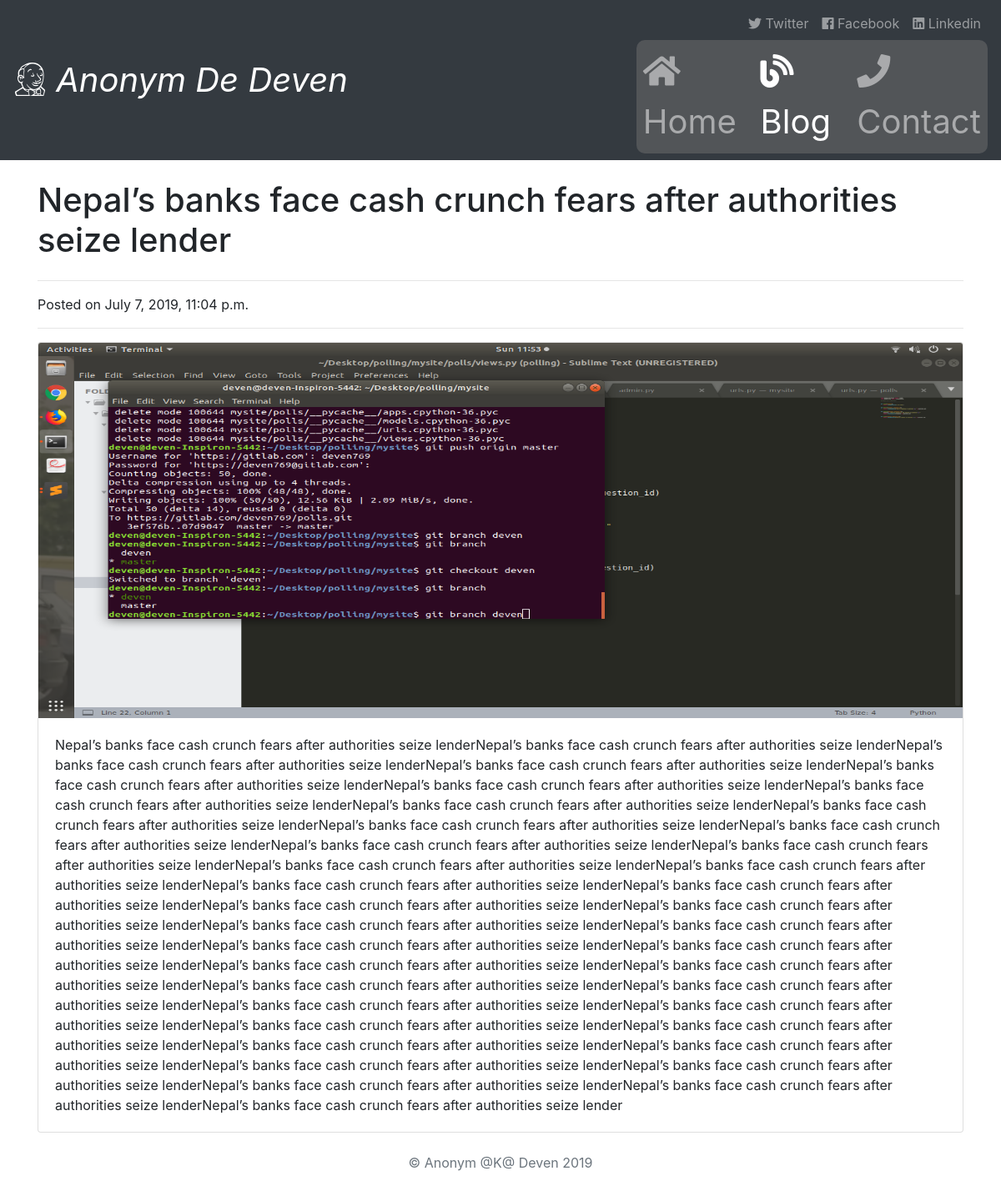
The app's page /blog/2/ with its own data.
### blog/models.py (models this page shows, shortened)
class Post(models.Model):
    title = models.CharField(max_length=250)
    pub_date = models.DateTimeField(default=timezone.now)
    image = models. ImageField(upload_to='images/')
    body = models.TextField()

### blog/views.py (the view)
# urls.py: path('<int:post_id>/', views.detail, name='detail'),
def detail(request, post_id):
    post = get_object_or_404(Post, pk=post_id)
    return render(request, 'blog/detail.html', {'post': post})

### blog/templates/blog/detail.html (shortened to what this page needs)
{% extends 'base.html' %}
{% block blogactive %}active{% endblock blogactive %}
{% block content %}
<div class="container">
    <div class="row">
        <div class="col-md-12">
            <h1 class="my-4">{{ post.title }}</h1>
            <hr>
            <p> Posted on {{ post.pub_date }}</p>
            <hr>
            <div class="card mb-4">
                <img class="card-img-top" src="{{ post.image.url }}" alt="Card image cap" width="750px" height="450px">
                <div class="card-body">
                    <p class="card-text">{{ post.body }}</p>
                </div>
            </div>
        </div>
    </div>
</div>
{% endblock content %}

### records on screen
Post: title "Nepal’s banks face cash crunch fears after authorities seize lender", pub_date "July 7, 2019, 11:04 p.m.", image (picture), body "Nepal’s banks face cash crunch fears after authorities seize lenderNepal’s banks face cash crunch fears after authorities seize lenderNepal’s banks face cash crunch fears after authorities seize lenderNepal’s banks face cash crunch fears after authorities seize lenderNepal’s banks face cash crunch fears after authorities seize lenderNepal’s banks face cash crunch fears after authorities seize lenderNepal’s banks face cash crunch fears after authorities seize lenderNepal’s banks face cash crunch fears after authorities seize lenderNepal’s banks face cash crunch fears after authorities seize lenderNepal’s banks face cash crunch fears after authorities seize lenderNepal’s banks face cash…"
